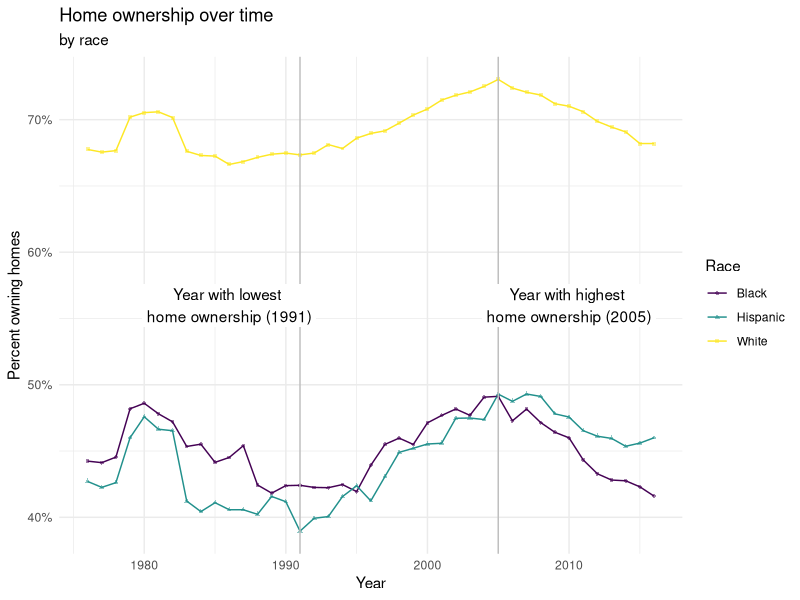
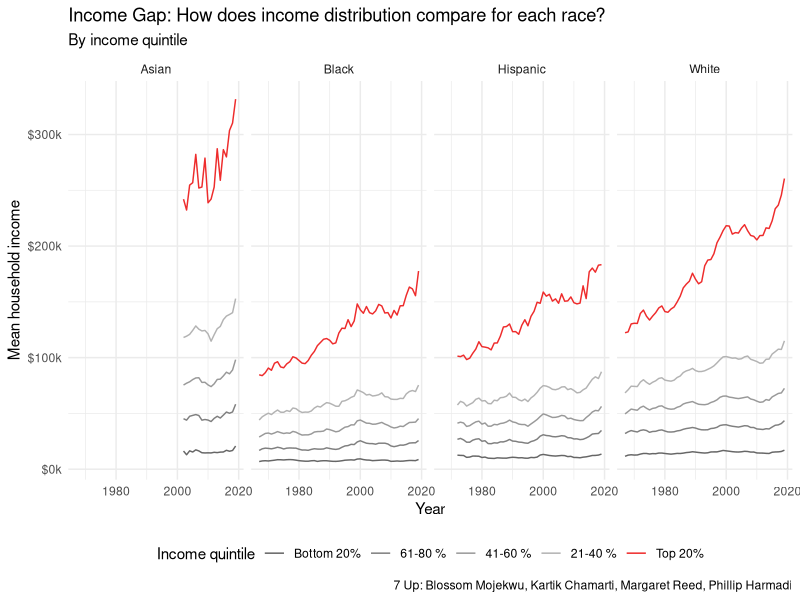
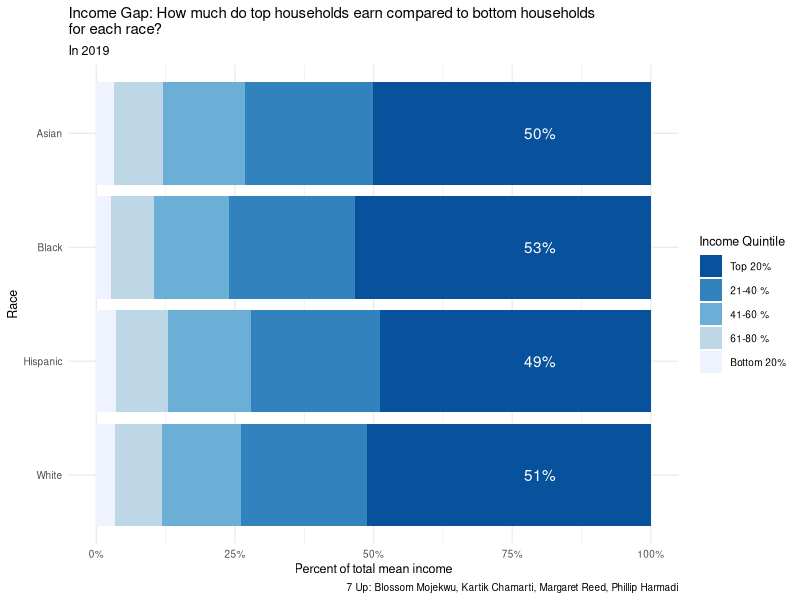

Source code (R) for these figures, in order:
## ---- chunk 1
knitr::opts_chunk$set(echo = TRUE)
## ---- chunk 2
library(tidyverse)
library(viridis)
# library(gganimate)
## ---- chunk 3
income_mean <- read_csv(file = "../data/income_mean.csv")
home_owner <- read_csv(file = "../data/home_owner.csv")
## ---- chunk 4
lowest_year <- home_owner %>%
  group_by(year) %>%
  summarize(mean_pct_unweighted = mean(home_owner_pct)) %>%
  arrange(mean_pct_unweighted) %>%
  slice(1) %>%
  pull(year)
highest_year <- home_owner %>%
  group_by(year) %>%
  summarize(mean_pct_unweighted = mean(home_owner_pct)) %>%
  arrange(desc(mean_pct_unweighted)) %>%
  slice(1) %>%
  pull(year)  
## ---- chunk 5
home_owner %>%
  ggplot(
    aes(x = year, y = home_owner_pct, color = race, shape = race)
  ) +
  geom_line() +
  geom_point(alpha = 0.5, size = 1) +
  geom_vline(aes(xintercept = lowest_year), color = "grey") +
  geom_vline(aes(xintercept = highest_year), color = "grey") +
  geom_label(x = lowest_year - 5, y = 0.56, 
            label = paste0("Year with lowest \nhome ownership (", lowest_year, ")"), 
            color = "black",
            label.size = NA) +
    geom_label(x = highest_year + 5, y = 0.56, 
            label = paste0("Year with highest \nhome ownership (", highest_year, ")"), 
            color = "black",
            label.size = NA) +
  # gganimate::transition_reveal(year) +
  scale_color_viridis_d() +
  labs(
    x = "Year",
    y = "Percent owning homes",
    color = "Race",
    shape = "Race",
    title = "Home ownership over time",
    subtitle = "by race"
  ) +
  theme_minimal() +
  scale_y_continuous(labels = scales::percent_format(scale = 100))
## ---- chunk 6
income_mean <- income_mean %>%
  filter(!str_detect(race, "Combination"),
         !str_detect(race, "Not Hispanic"),
         !str_detect(race, "All"),
         dollar_type == "2019 Dollars",
         income_quintile != "Top 5%") %>%
  group_by(year, race, income_quintile) %>%
  summarize(income_dollars =  mean(income_dollars), 
            .groups = "drop") %>%
  mutate(race = str_remove(race, ',?\\s(.*)'),
         income_quintile = ordered(income_quintile, c("Lowest", "Second", 
                                                      "Middle", "Fourth", 
                                                      "Highest")),
      income_percentile = case_when(
        income_quintile == "Top 5%"   ~ "1st - 5th",
        income_quintile == "Highest"  ~ "Top 20%",
        income_quintile == "Fourth"   ~ "21-40 %",
        income_quintile == "Middle"   ~ "41-60 %",
        income_quintile == "Second"   ~ "61-80 %",
        income_quintile == "Lowest"   ~ "Bottom 20%"),
        income_percentile = ordered(income_percentile, 
                                  c("Bottom 20%", "61-80 %", "41-60 %", 
                                    "21-40 %", "Top 20%")))
## ---- chunk 7
highest_perc_table <- income_mean %>%
  filter(year == 2019) %>%
  group_by(race) %>%
  transmute(income_quintile, percent = income_dollars/sum(income_dollars)) %>%
  filter(income_quintile == "Highest")
## ---- chunk 8
income_mean %>%
  ggplot(
    aes(x = year, y = income_dollars, color = income_percentile)
  ) +
  geom_line() +
  facet_wrap(.~race, nrow = 1) +
  scale_y_continuous(labels = scales::label_number(big.mark = ",", 
                                                   scale = 0.001, 
                                                   suffix = "k",
                                                   prefix = "$")) +
  scale_color_manual(values = c("grey40", "grey50", "grey60", "grey70", 
                                "firebrick2")) +
  labs(
    title = "Income Gap: How does income distribution compare for each race?",
    subtitle = "By income quintile",
    x = "Year", 
    y = "Mean household income", 
    color = "Income quintile",
    caption = "7 Up: Blossom Mojekwu, Kartik Chamarti, Margaret Reed, Phillip Harmadi"
    ) +
  theme_minimal() +
  theme(legend.position = "bottom")
## ---- chunk 9
income_mean %>%
  filter(year == 2019) %>%
  ggplot(
    aes(x = income_dollars,
        y = reorder(race, desc(race))),
    width = 0.35
    ) + 
  geom_bar(
    position = "fill", 
    stat = "identity", 
    aes(fill = reorder(income_percentile, desc(income_percentile)))
    ) +
  geom_text(
    data = highest_perc_table, 
    aes(
      y = race, label = paste0(round(percent, 2)*100, "%")),
    x = 0.8, 
    color = "white") +
  scale_fill_brewer(type = "seq", palette = "Blues", direction = -1) +
  labs(
    title = "Income Gap: How much do top households earn compared to bottom households \nfor each race?",
    subtitle = "In 2019",
    x = "Percent of total mean income", 
    y = "Race", 
    fill = "Income Quintile",
    caption = "7 Up: Blossom Mojekwu, Kartik Chamarti, Margaret Reed, Phillip Harmadi"
    ) +
  scale_colour_viridis_d() +
  scale_x_continuous(labels = scales::percent_format(scale = 100)) +
  theme_minimal(base_size = 10) +
  theme(text = element_text(size = 9))
